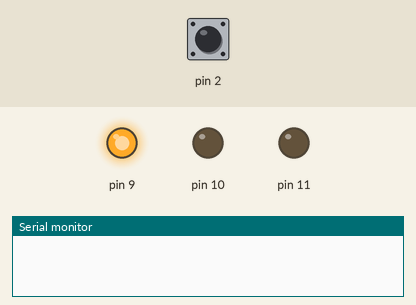
A sketch run on a simulated Arduino Uno, built with avr-gcc and run on an emulated ATmega328P. Parts: output pins drawn as LEDs (lit = HIGH), the last lines printed to the serial monitor. The inputs (shaded band) are chosen by the test bench; at power-on: pin 2 HIGH.

Above: at 1.2 s.
1.3 s: pin 2 pulled LOW for 0.15 s
At 2.1 s:
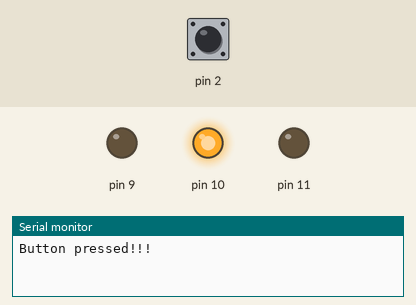
2.9 s: pin 2 pulled LOW for 1 s
At 3.3 s:
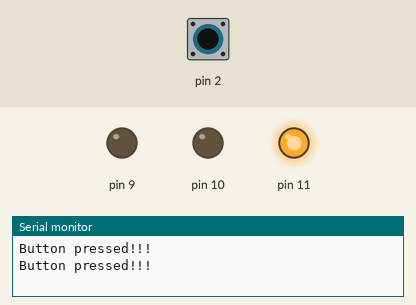
5.4 s: pin 2 pulled LOW for 3.2 s
At 6.4 s:
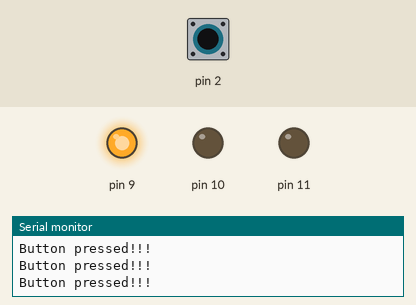
Timing chart, 0 to 8.4 s (numbered marks = the images above; inputs shaded):
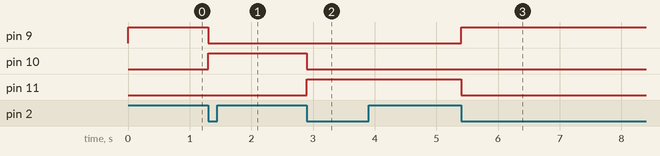

The sketch:

button_controller_led.ino
```cpp
/*
  Button-Controlled LED Sequencer
  -------------------------------
  This sketch demonstrates a simple LED sequencing mechanism using a single button.
  Each press cycles through three LEDs, lighting one at a time in sequence.

  Components:
    - Pushbutton connected to digital pin 2 (with internal pull-up enabled)
    - Three LEDs connected to digital pins 9, 10, and 11 through resistors

  Functionality:
    - On each button press, turn off all LEDs and light up the next one in sequence
    - Uses internal pull-up, so the button connects to GND when pressed
    - Debouncing is handled with a short delay after press detection
*/

int reading;
int lastReading = HIGH;
int count;

void setup()
{
  pinMode(2, INPUT_PULLUP);
  pinMode(9, OUTPUT);
  pinMode(10, OUTPUT);
  pinMode(11, OUTPUT);
  Serial.begin(9600);
  count = 0;

  digitalWrite(9 + (count % 3), HIGH); // Turn on first LED
}

void loop()
{
  reading = digitalRead(2);

  if (reading == LOW && lastReading == HIGH)
  {
    Serial.println("Button pressed!!!");

    // Turn off all LEDs
    digitalWrite(9, LOW);
    digitalWrite(10, LOW);
    digitalWrite(11, LOW);

    // Increment counter and light up the next LED
    count++;
    digitalWrite(9 + (count % 3), HIGH);

    delay(200); // Simple debounce delay
  }

  lastReading = reading;
}
```

Measured:
- after the input at 1.3 s, pin 9: HIGH → LOW at once; pin 10: LOW → HIGH at once
- after the input at 2.9 s, pin 10: HIGH → LOW at once; pin 11: LOW → HIGH at once
- after the input at 5.4 s, pin 9: LOW → HIGH at once; pin 11: HIGH → LOW at once
